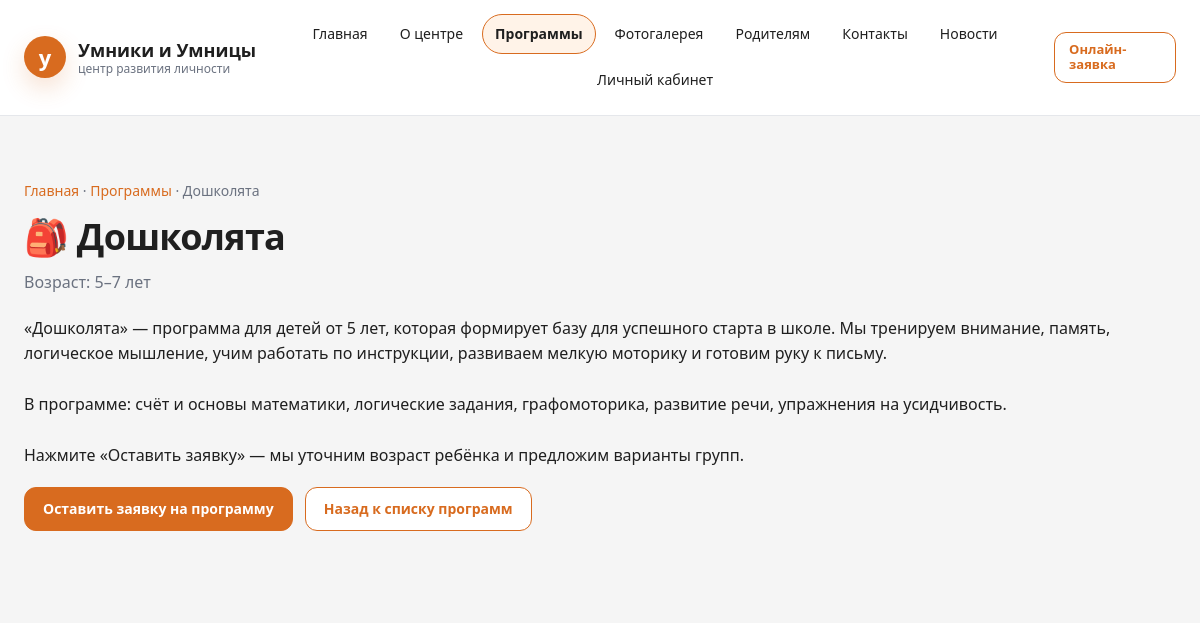
The page /program.php?slug=doshkolyata-5plus on the database its author committed.
### tables this page shows
CREATE TABLE IF NOT EXISTS programs (
    id INT UNSIGNED AUTO_INCREMENT PRIMARY KEY,
    title VARCHAR(255) NOT NULL,
    slug VARCHAR(255) NOT NULL UNIQUE,
    age_from TINYINT NULL,
    age_to TINYINT NULL,
    short_description TEXT NULL,
    full_description TEXT NULL,
    is_active TINYINT(1) NOT NULL DEFAULT 1,
    sort_order INT DEFAULT 0,
    created_at TIMESTAMP DEFAULT CURRENT_TIMESTAMP
);

### program.php (the view, shortened to what this page needs)
<?php
require_once __DIR__ . '/config.php';
function program_emoji(string $slug): string {
    $map = [
        'razvivaika-4plus' => '🧩',
        'doshkolyata-5plus' => '🎒',
        'reading' => '📖',
        'calligraphy' => '✍️',
        'speech-therapist' => '🗣️',
        'english' => '🇬🇧',
        'vocal' => '🎤',
        'acting' => '🎭',
        'drawing' => '🎨',
        'dance' => '💃',
        'ofp-wrestling' => '🤼',
        'school-prep' => '📚',
    ];
    return $map[$slug] ?? '✨';
}
$slug = (string)($_GET['slug'] ?? '');
$program = null;
if ($slug !== '') {
    try {
        $stmt = $pdo->prepare("SELECT * FROM programs WHERE slug = :slug LIMIT 1");
        $stmt->execute([':slug' => $slug]);
        $program = $stmt->fetch();
    } catch (PDOException $e) {
        $program = null;
    }
}
?>
<!DOCTYPE html>
<html lang="ru">
<head>
    <link rel="stylesheet" href="assets/css/style.css">
</head>
<body>
<header class="site-header">
    <div class="container header-inner">
        <div class="logo">
            <div class="logo-circle">у</div>
            <div class="logo-text">
                <div class="logo-title">Умники и Умницы</div>
                <div class="logo-subtitle">центр развития личности</div>
            </div>
        </div>
        <nav class="main-nav">
            <a href="index.html">Главная</a>
            <a href="about.html">О центре</a>
            <a href="programs.php" class="is-current">Программы</a>
            <a href="gallery.html">Фотогалерея</a>
            <a href="parents.php">Родителям</a>
            <a href="contacts.html">Контакты</a>
            <a href="news.php">Новости</a>
            <a href="login.php">Личный кабинет</a>
        </nav>
        <a href="parents.php" class="btn btn-sm btn-outline">Онлайн-заявка</a>
    </div>
</header>
<main>
    <section class="section section-alt">
        <div class="container">
            <div class="breadcrumbs">
                <a href="index.html">Главная</a> · <a href="programs.php">Программы</a>
                <?php if ($program): ?> · <?php echo htmlspecialchars($program['title'], ENT_QUOTES | ENT_SUBSTITUTE, 'UTF-8'); ?><?php endif; ?>
            </div>
            <?php if (!$program): ?>
                <h1 class="page-title">Программа не найдена</h1>
                <p class="section-lead">Возможно, ссылка устарела или программа была изменена.</p>
            <?php else: ?>
                <h1 class="page-title"><?php echo program_emoji($program['slug']) . ' ' . htmlspecialchars($program['title'], ENT_QUOTES | ENT_SUBSTITUTE, 'UTF-8'); ?></h1>
                <p class="section-lead">
                    Возраст:
                    <?php if ($program['age_from'] || $program['age_to']): ?>
                        <?php echo htmlspecialchars((string)$program['age_from'], ENT_QUOTES | ENT_SUBSTITUTE, 'UTF-8'); ?>–<?php echo htmlspecialchars((string)$program['age_to'], ENT_QUOTES | ENT_SUBSTITUTE, 'UTF-8'); ?> лет
                    <?php else: ?>
                        по согласованию
                    <?php endif; ?>
                </p>
                <?php if (!empty($program['full_description'])): ?>
                    <p><?php echo nl2br(htmlspecialchars($program['full_description'], ENT_QUOTES | ENT_SUBSTITUTE, 'UTF-8')); ?></p>
                <?php endif; ?>
                <div style="margin-top:18px;">
                    <a href="parents.php" class="btn btn-full">Оставить заявку на программу</a>
                    <a href="programs.php" class="btn btn-outline" style="margin-left:8px;">Назад к списку программ</a>
                </div>
            <?php endif; ?>
        </div>
    </section>
</main>
</body>
</html>

### assets/css/style.css (style rules this page uses)
:root { --accent: #D86B1F; --accent-hover: #BF5A17; --accent-soft: #FFF3E8; --text: #1F1F1F; --muted: #6B7280; --bg-soft: #F5F5F5; --border: #E5E7EB; --card: #FFFFFF; --input-hover: #F0F0F0; --input-border-hover: #D1D5DB; --placeholder: #9CA3AF; --danger: #DC2626; --success: #16A34A; --shadow-card: 0 8px 24px rgba(0, 0, 0, 0.04); --shadow-soft: 0 14px 34px rgba(31, 31, 31, 0.07); --radius-card: 18px; --radius-control: 12px; }
*, *::before, *::after { box-sizing: border-box; }
html { margin: 0; padding: 0; overflow-x: hidden; scroll-behavior: smooth; }
body { margin: 0; padding: 0; min-width: 0; overflow-x: hidden; font-family: system-ui, -apple-system, BlinkMacSystemFont, "SF Pro Text", "Segoe UI", sans-serif; color: var(--text); background: var(--bg-soft); line-height: 1.6; text-rendering: optimizeLegibility; }
a { color: var(--accent); text-underline-offset: 3px; transition: color 0.16s ease, background 0.16s ease, border-color 0.16s ease, box-shadow 0.16s ease, transform 0.16s ease; }
.container { width: min(1180px, 100% - 48px); margin: 0 auto; }
main { padding-bottom: 64px; }
.section { padding: 64px 0; }
.section-alt { background: var(--bg-soft); }
.site-header { position: sticky; top: 0; z-index: 50; background: rgba(255, 255, 255, 0.94); border-bottom: 1px solid var(--border); backdrop-filter: blur(14px); }
.header-inner { display: flex; align-items: center; justify-content: space-between; gap: 20px; padding: 14px 0; }
.logo { display: flex; align-items: center; gap: 12px; min-width: max-content; }
.logo-circle { width: 42px; height: 42px; border-radius: 50%; background: var(--accent); box-shadow: 0 10px 24px rgba(216, 107, 31, 0.2); display: flex; align-items: center; justify-content: center; color: #FFFFFF; font-weight: 800; font-size: 22px; text-transform: lowercase; }
.logo-text { display: flex; flex-direction: column; line-height: 1.25; }
.logo-title { font-weight: 700; font-size: 18px; color: var(--text); }
.logo-subtitle { font-size: 12px; color: var(--muted); }
.main-nav { display: flex; gap: 6px; align-items: center; justify-content: center; flex-wrap: wrap; font-size: 14px; }
.main-nav a { text-decoration: none; color: var(--text); padding: 8px 12px; border-radius: 999px; border: 1px solid transparent; white-space: nowrap; }
.main-nav a.is-current { background: var(--accent-soft); border-color: var(--accent); color: var(--text); font-weight: 700; }
.btn, button[type="submit"], input[type="submit"], input[type="button"] { display: inline-flex; align-items: center; justify-content: center; gap: 8px; min-height: 44px; border-radius: var(--radius-control); border: 1px solid var(--border); cursor: pointer; padding: 12px 18px; font-size: 14px; line-height: 1.2; font-weight: 600; text-decoration: none; color: var(--text); background: var(--bg-soft); box-shadow: none; appearance: none; }
.btn-full, button.btn-full, input.btn-full, button[type="submit"]:not(.btn-outline):not(.btn-white) { background: var(--accent); color: #FFFFFF; border-color: var(--accent); }
.btn-outline { background: #FFFFFF; color: var(--accent); border-color: var(--accent); }
.btn-sm { min-height: 38px; padding: 9px 14px; font-size: 13px; }
.page-title { font-size: clamp(28px, 3vw, 40px); line-height: 1.16; letter-spacing: -0.02em; font-weight: 700; margin: 0 0 12px; }
.hero-subtitle, .section-lead { font-size: 16px; color: var(--muted); max-width: 680px; margin: 0 0 20px; }
.breadcrumbs { font-size: 14px; color: var(--muted); margin-bottom: 14px; }
.breadcrumbs a { color: var(--accent); text-decoration: none; }

### rows shown on the page
programs: title "Дошколята", slug "🎒", age_from "5", age_to "7", full_description "«Дошколята» — программа для детей от 5 лет, которая формирует базу для успешного старта в школе. Мы тренируем внимание, память, логическое мышление, учим работать по инструкции, развиваем мелкую моторику и готовим руку к письму. В программе: счёт и основы математики, логические задания, графомоторика, развитие речи, упражнения на усидчивость. Нажмите «Оставить заявку» — мы уточним возраст ребёнка и предложим варианты групп."
